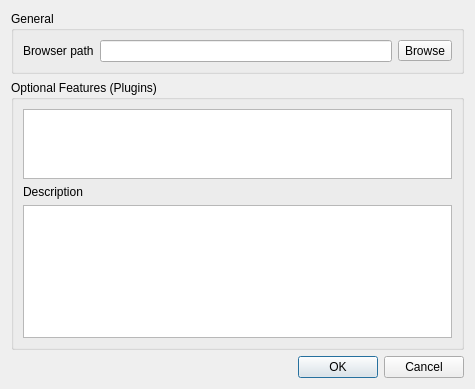
<?xml version="1.0" encoding="UTF-8"?>
<ui version="4.0">
 <class>SettingsDialog</class>
 <widget class="QDialog" name="SettingsDialog">
  <property name="geometry">
   <rect>
    <x>0</x>
    <y>0</y>
    <width>475</width>
    <height>389</height>
   </rect>
  </property>
  <property name="windowTitle">
   <string>Settings</string>
  </property>
  <layout class="QGridLayout" name="gridLayout">
   <item row="4" column="0">
    <widget class="QDialogButtonBox" name="buttonBox">
     <property name="orientation">
      <enum>Qt::Horizontal</enum>
     </property>
     <property name="standardButtons">
      <set>QDialogButtonBox::Cancel|QDialogButtonBox::Ok</set>
     </property>
    </widget>
   </item>
   <item row="1" column="0">
    <widget class="QGroupBox" name="groupBox_2">
     <property name="title">
      <string>Optional Features (Plugins)</string>
     </property>
     <layout class="QVBoxLayout" name="verticalLayout">
      <item>
       <widget class="QTableWidget" name="tableWidget_Plugins">
        <property name="sizePolicy">
         <sizepolicy hsizetype="Expanding" vsizetype="Preferred">
          <horstretch>0</horstretch>
          <verstretch>0</verstretch>
         </sizepolicy>
        </property>
        <property name="maximumSize">
         <size>
          <width>16777215</width>
          <height>100</height>
         </size>
        </property>
       </widget>
      </item>
      <item>
       <widget class="QLabel" name="label_2">
        <property name="text">
         <string>Description</string>
        </property>
       </widget>
      </item>
      <item>
       <widget class="QTextBrowser" name="textBrowser_Plugin">
        <property name="openExternalLinks">
         <bool>true</bool>
        </property>
       </widget>
      </item>
     </layout>
    </widget>
   </item>
   <item row="0" column="0">
    <widget class="QGroupBox" name="groupBox">
     <property name="title">
      <string>General</string>
     </property>
     <layout class="QHBoxLayout" name="horizontalLayout_2">
      <item>
       <widget class="QLabel" name="label">
        <property name="text">
         <string>Browser path</string>
        </property>
       </widget>
      </item>
      <item>
       <widget class="QLineEdit" name="lineEdit_BrowserPath"/>
      </item>
      <item>
       <widget class="QToolButton" name="toolButton_Browse">
        <property name="text">
         <string>Browse</string>
        </property>
       </widget>
      </item>
     </layout>
    </widget>
   </item>
  </layout>
 </widget>
 <resources/>
 <connections>
  <connection>
   <sender>buttonBox</sender>
   <signal>accepted()</signal>
   <receiver>SettingsDialog</receiver>
   <slot>accept()</slot>
   <hints>
    <hint type="sourcelabel">
     <x>248</x>
     <y>254</y>
    </hint>
    <hint type="destinationlabel">
     <x>157</x>
     <y>274</y>
    </hint>
   </hints>
  </connection>
  <connection>
   <sender>buttonBox</sender>
   <signal>rejected()</signal>
   <receiver>SettingsDialog</receiver>
   <slot>reject()</slot>
   <hints>
    <hint type="sourcelabel">
     <x>316</x>
     <y>260</y>
    </hint>
    <hint type="destinationlabel">
     <x>286</x>
     <y>274</y>
    </hint>
   </hints>
  </connection>
 </connections>
</ui>
